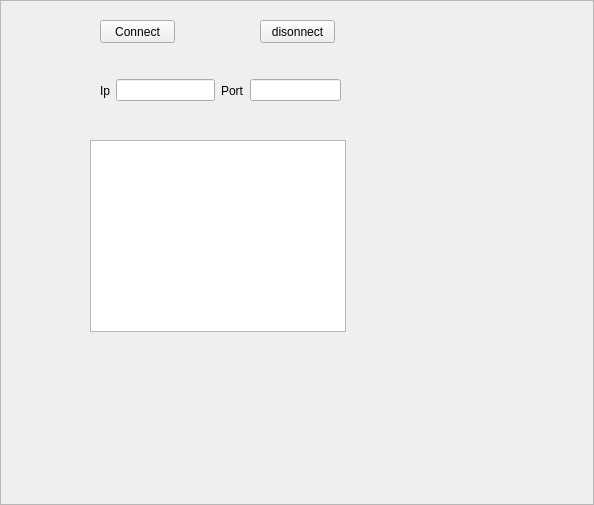
<?xml version="1.0" encoding="UTF-8"?>
<ui version="4.0">
 <class>NetworkFrame</class>
 <widget class="QFrame" name="NetworkFrame">
  <property name="geometry">
   <rect>
    <x>0</x>
    <y>0</y>
    <width>594</width>
    <height>505</height>
   </rect>
  </property>
  <property name="windowTitle">
   <string>Frame</string>
  </property>
  <property name="frameShape">
   <enum>QFrame::StyledPanel</enum>
  </property>
  <property name="frameShadow">
   <enum>QFrame::Raised</enum>
  </property>
  <widget class="QPushButton" name="pushButton">
   <property name="geometry">
    <rect>
     <x>100</x>
     <y>20</y>
     <width>75</width>
     <height>23</height>
    </rect>
   </property>
   <property name="text">
    <string>Connect</string>
   </property>
  </widget>
  <widget class="QTextBrowser" name="textBrowser">
   <property name="geometry">
    <rect>
     <x>90</x>
     <y>140</y>
     <width>256</width>
     <height>192</height>
    </rect>
   </property>
  </widget>
  <widget class="QPushButton" name="pushButton_2">
   <property name="geometry">
    <rect>
     <x>260</x>
     <y>20</y>
     <width>75</width>
     <height>23</height>
    </rect>
   </property>
   <property name="text">
    <string>disonnect</string>
   </property>
  </widget>
  <widget class="QWidget" name="">
   <property name="geometry">
    <rect>
     <x>100</x>
     <y>70</y>
     <width>241</width>
     <height>41</height>
    </rect>
   </property>
   <layout class="QHBoxLayout" name="horizontalLayout">
    <item>
     <widget class="QLabel" name="label">
      <property name="text">
       <string>Ip</string>
      </property>
     </widget>
    </item>
    <item>
     <widget class="QLineEdit" name="lineEdit"/>
    </item>
    <item>
     <widget class="QLabel" name="label_2">
      <property name="text">
       <string>Port</string>
      </property>
     </widget>
    </item>
    <item>
     <widget class="QLineEdit" name="lineEdit_2">
      <property name="maximumSize">
       <size>
        <width>100</width>
        <height>16777215</height>
       </size>
      </property>
     </widget>
    </item>
   </layout>
  </widget>
 </widget>
 <resources/>
 <connections/>
</ui>
